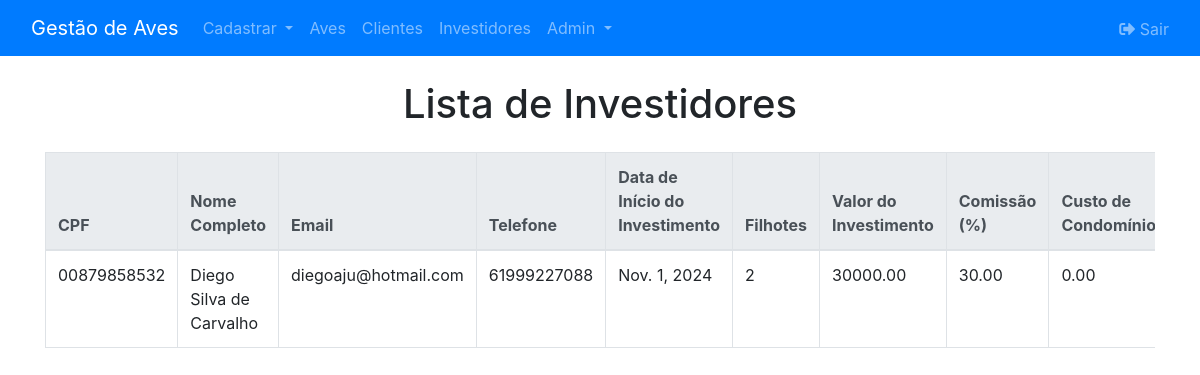
The page /investidores/ (signed in) on the database its author committed.
### aves/models.py (models this page shows, shortened)
class Investidor(models.Model):
    cpf = models.CharField(max_length=11, unique=True)  # CPF
    nome_completo = models.CharField(max_length=100)  # Nome Completo
    email = models.EmailField()  # E-mail
    telefone = models.CharField(max_length=15)  # Telefone
    data_inicio_investimento = models.DateField(blank=True, null=True)  # Data de Início do Investimento
    filhotes = models.IntegerField(default=0)  # Filhotes
    valor_investimento = models.DecimalField(max_digits=10, decimal_places=2)  # Valor do Investimento
    aves = models.ManyToManyField('Ave', related_name='investidores_set')  # Aves (Propriedade)
    comissao = models.DecimalField(max_digits=5, decimal_places=2)  # Comissão (%)
    custo_condominio = models.DecimalField(max_digits=10, decimal_places=2)  # Custo de Condomínio
    notas_adicionais = models.TextField(blank=True, null=True)  # Notas Adicionais

### aves/views.py (the view)
# urls.py: path('investidores/', views.listar_investidores, name='listar_investidores'),
@login_required
def listar_investidores(request):
    investidores = Investidor.objects.all()
    return render(request, 'aves/listar_investidores.html', {'investidores': investidores})

### aves/templates/aves/listar_investidores.html (shortened to what this page needs)
{% extends 'base.html' %}
{% block content %}
<h1 class="text-center mb-4">Lista de Investidores</h1>
<div class="table-responsive">
    <table class="table table-hover table-bordered">
        <thead class="thead-light">
            <tr>
                <th>CPF</th>
                <th>Nome Completo</th>
                <th>Email</th>
                <th>Telefone</th>
                <th>Data de Início do Investimento</th>
                <th>Filhotes</th>
                <th>Valor do Investimento</th>
                <th>Comissão (%)</th>
                <th>Custo de Condomínio</th>
            </tr>
        </thead>
        <tbody>
            {% for investidor in investidores %}
            <tr>
                <td>{{ investidor.cpf }}</td>
                <td>{{ investidor.nome_completo }}</td>
                <td>{{ investidor.email }}</td>
                <td>{{ investidor.telefone }}</td>
                <td>{{ investidor.data_inicio_investimento }}</td>
                <td>{{ investidor.filhotes }}</td>
                <td>{{ investidor.valor_investimento }}</td>
                <td>{{ investidor.comissao }}</td>
                <td>{{ investidor.custo_condominio }}</td>
            </tr>
            {% endfor %}
        </tbody>
    </table>
</div>
{% endblock %}

### aves/templates/base.html (shortened to what this page needs)
<!DOCTYPE html>
<html lang="en">
<head>
    <link href="https://stackpath.bootstrapcdn.com/bootstrap/4.5.2/css/bootstrap.min.css" rel="stylesheet">
    <link rel="stylesheet" href="https://cdnjs.cloudflare.com/ajax/libs/font-awesome/5.15.1/css/all.min.css">
</head>
<body>
    <nav class="navbar navbar-expand-lg navbar-dark">
        <div class="container-fluid">
            <a class="navbar-brand" href="{% url 'index' %}">Gestão de Aves</a>
            <div class="collapse navbar-collapse" id="navbarNav">
                <ul class="navbar-nav">
                    <li class="nav-item dropdown">
                        <a class="nav-link dropdown-toggle" href="#" id="navbarDropdown" role="button" data-toggle="dropdown" aria-expanded="false">
                            Cadastrar
                        </a>
                    </li>
                    <li class="nav-item">
                        <a class="nav-link" href="{% url 'listar_aves' %}">Aves</a>
                    </li>
                    <li class="nav-item">
                        <a class="nav-link" href="{% url 'listar_clientes' %}">Clientes</a>
                    </li>
                    <li class="nav-item">
                        <a class="nav-link" href="{% url 'listar_investidores' %}">Investidores</a>
                    </li>
                    {% if request.user.is_superuser %}
                    <li class="nav-item dropdown">
                        <a class="nav-link dropdown-toggle" href="#" id="adminDropdown" role="button" data-toggle="dropdown" aria-expanded="false">
                            Admin
                        </a>
                    </li>
                    {% endif %}
                </ul>
                <ul class="navbar-nav ml-auto">
                    {% if user.is_authenticated %}
                    <li class="nav-item">
                        <form method="post" action="{% url 'logout' %}" style="display: inline;">
                            <button type="submit" class="btn btn-link nav-link" style="display: inline; padding: 0; border: none; background: none;">
                                <i class="fas fa-sign-out-alt"></i> Sair
                            </button>
                        </form>
                    </li>
                    {% else %}
                    <li class="nav-item">
                        <a class="nav-link" href="{% url 'login' %}">
                            <i class="fas fa-sign-in-alt"></i> Entrar
                        </a>
                    </li>
                    {% endif %}
                </ul>
            </div>
        </div>
    </nav>
    <div class="container mt-4">
        {% block content %}{% endblock %}
    </div>
</body>
</html>

### aves/templates/base.html (style rules this page uses)
.navbar { background-color: #007bff; }
.navbar .nav-link, .navbar .navbar-brand { color: #ffffff; }
.table thead { background-color: #007bff; color: #ffffff; }

### rows shown on the page
Investidor: cpf "00879858532", nome_completo "Diego Silva de Carvalho", email "diegoaju@hotmail.com", telefone "61999227088", data_inicio_investimento "Nov. 1, 2024", filhotes "2", valor_investimento "30000.00", comissao "30.00", custo_condominio "0.00"
